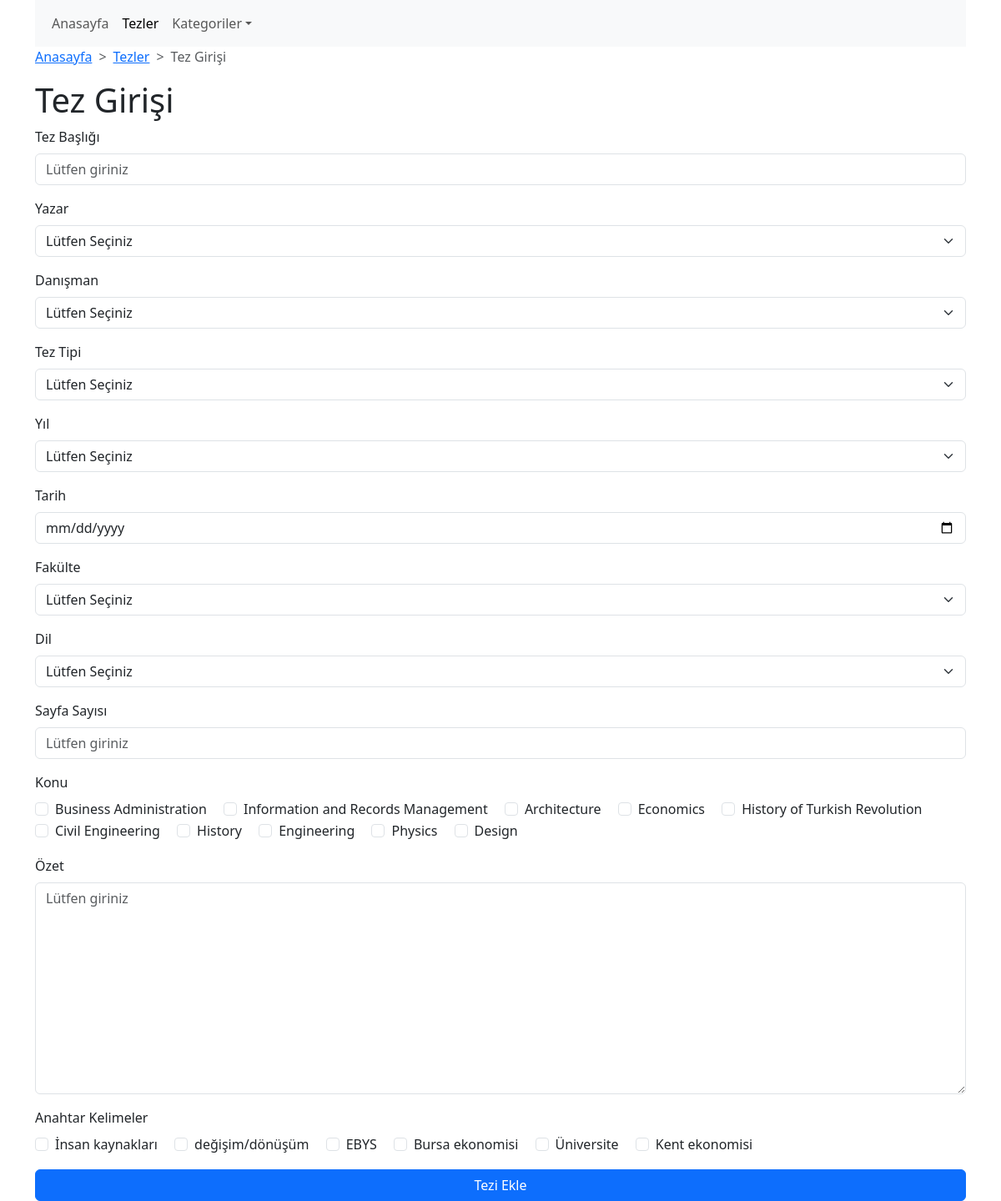
Page /thesis/yeni_tez.php on the committed database.
### tables this page shows
CREATE TABLE subject (
  id int(11) unsigned NOT NULL AUTO_INCREMENT,
  subjectName varchar(100) DEFAULT NULL,
  PRIMARY KEY (id)
);

CREATE TABLE keyword (
  id int(11) unsigned NOT NULL AUTO_INCREMENT,
  keywordName varchar(100) DEFAULT NULL,
  PRIMARY KEY (id)
);

### thesis/yeni_tez.php (the view, shortened to what this page needs)
<?php
include("db/db.php");
$subjects = $db->query("SELECT * FROM subject s")->fetchAll(5);
$keywords = $db->query("SELECT * FROM keyword k")->fetchAll(5);
?>
<!doctype html>
<html lang="en">
<head>
    <link href="https://cdn.jsdelivr.net/npm/bootstrap@5.3.2/dist/css/bootstrap.min.css" rel="stylesheet">
    <link href="https://cdn.datatables.net/v/bs5/dt-1.13.8/datatables.min.css" rel="stylesheet">
    <link href="https://cdn.datatables.net/1.13.7/css/dataTables.bootstrap5.min.css" rel="stylesheet">
    <link href="https://cdnjs.cloudflare.com/ajax/libs/font-awesome/6.5.1/css/all.min.css" rel="stylesheet">
</head>
<body>
    <header class="container">
        <nav class="navbar navbar-expand-lg bg-body-tertiary">
            <div class="container-fluid">
                <ul class="navbar-nav">
                    <li class="nav-item">
                        <a class="nav-link" aria-current="page" href="./index.php">Anasayfa</a>
                    </li>
                    <li class="nav-item">
                        <a class="nav-link active" href="./tezler.php">Tezler</a>
                    </li>
                    <li class="nav-item dropdown">
                        <a class="nav-link dropdown-toggle" href="#" role="button" data-bs-toggle="dropdown">Kategoriler</a>
                    </li>
                </ul>
            </div>
        </nav>
    </header>
    <nav class="container" style="--bs-breadcrumb-divider: '>';" aria-label="breadcrumb">
        <ol class="breadcrumb">
            <li class="breadcrumb-item"><a href="./index.php">Anasayfa</a></li>
            <li class="breadcrumb-item"><a href="./tezler.php">Tezler</a></li>
            <li class="breadcrumb-item active" aria-current="page">Tez Girişi</li>
        </ol>
    </nav>
    <main class="container">
        <h1>Tez Girişi</h1>
        <form method="POST" style="display:flex; flex-direction: column; gap: 16px;">
            <div>
                <label class="form-label">Tez Başlığı</label>
                <input type="text" class="form-control" placeholder="Lütfen giriniz" name="title" value="" required>
            </div>
            <div>
                <label class="form-label">Yazar</label>
                <select class="form-select" name="author_id" >
                    <option selected>Lütfen Seçiniz</option>
                </select>
            </div>
            <div>
                <label class="form-label">Danışman</label>
                <select class="form-select" name="supervisor_id" >
                    <option selected>Lütfen Seçiniz</option>
                </select>
            </div>
            <div>
                <label class="form-label">Tez Tipi</label>
                <select class="form-select" name="type" >
                    <option selected>Lütfen Seçiniz</option>
                </select>
            </div>
            <div>
                <label class="form-label">Yıl</label>
                <select class="form-select" name="year" >
                    <option selected>Lütfen Seçiniz</option>
                </select>
            </div>
            <div>
                <label class="form-label">Tarih</label>
                <input type="date" class="form-control" name="submissionDate" value="" required>
            </div>
            <div>
                <label class="form-label">Fakülte</label>
                <select class="form-select" name="institute_id" >
                    <option selected>Lütfen Seçiniz</option>
                </select>
            </div>
            <div>
                <label class="form-label">Dil</label>
                <select class="form-select" name="language_id" >
                    <option selected>Lütfen Seçiniz</option>
                </select>
            </div>
            <div>
                <label class="form-label">Sayfa Sayısı</label>
                <input type="number" class="form-control" placeholder="Lütfen giriniz" name="numberOfPages" value="" required>
            </div>
            <div>
                <label class="form-label">Konu</label><br>
                <?php foreach($subjects as $subject): ?>
                <div class="form-check form-check-inline">
                    <input class="form-check-input" name="subject[]" type="checkbox" id="inpSubject<?php echo $subject->id ?>" value="<?php echo $subject->id ?>" >
                    <label class="form-check-label" for="inpSubject<?php echo $subject->id ?>"><?php echo $subject->subjectName ?></label>
                </div>
                <?php endforeach; ?>
            </div>
            <div>
                <label class="form-label">Özet</label>
                <textarea class="form-control" placeholder="Lütfen giriniz" name="abstract" rows="10" ></textarea>
            </div>
            <div>
            <label class="form-label">Anahtar Kelimeler</label><br>
                <?php foreach($keywords as $keyword): ?>
                <div class="form-check form-check-inline">
                    <input class="form-check-input" name="keyword[]" type="checkbox" id="inpKeyword<?php echo $keyword->id ?>" value="<?php echo $keyword->id ?>" >
                    <label class="form-check-label" for="inpKeyword<?php echo $keyword->id ?>"><?php echo $keyword->keywordName ?></label>
                </div>
                <?php endforeach; ?>
            </div>
            <button type="submit" name= "submit_button" class="btn btn-primary">Tezi Ekle</button>
        </form>
    </main>
</body>
</html>

### rows in the picture
subject: subjectName "Business Administration"
subject: subjectName "Information and Records Management"
subject: subjectName "Architecture"
subject: subjectName "Economics"
subject: subjectName "History of Turkish Revolution"
subject: subjectName "Civil Engineering"
subject: subjectName "History"
subject: subjectName "Engineering"
subject: subjectName "Physics"
subject: subjectName "Design"
keyword: keywordName "İnsan kaynakları"
keyword: keywordName "değişim/dönüşüm"
keyword: keywordName "EBYS"
keyword: keywordName "Bursa ekonomisi"
keyword: keywordName "Üniversite"
keyword: keywordName "Kent ekonomisi"
